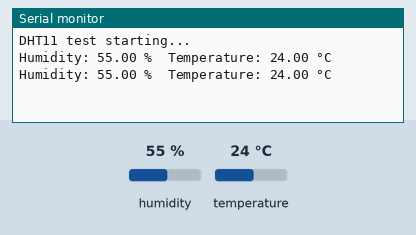
A sketch run on a simulated ESP8266 (NodeMCU). Parts: the last lines printed to the serial monitor. The inputs (shaded band) are chosen by the test bench; at power-on: humidity 55 %, temperature 24 °C.

Above: at 4.8 s.
4.9 s: humidity set to 22 %
At 7.4 s:
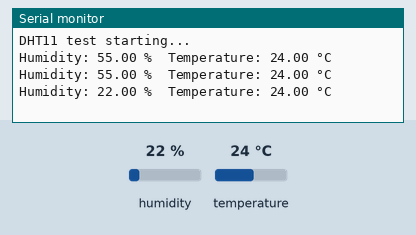
7.9 s: temperature set to 12 °C
At 8.6 s:
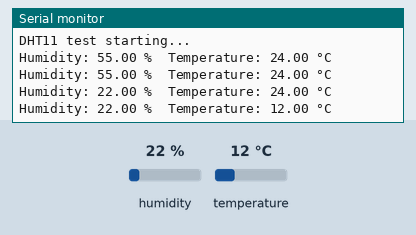
10.9 s: humidity set to 40 %
At 13.4 s:
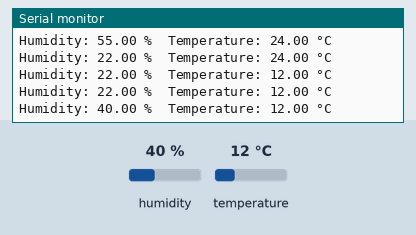
Timing chart, 0 to 14.9 s (numbered marks = the images above; inputs shaded):
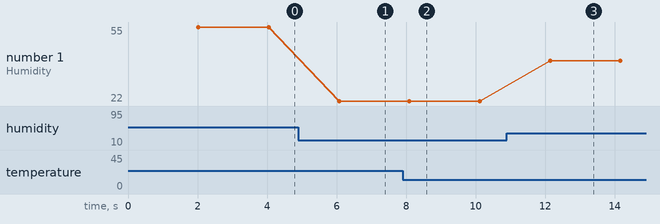

Measured:
- after the input at 4.9 s, the serial monitor: prints a new line after 1.2 s (image 1)
- after the input at 7.9 s, the serial monitor: prints a new line after 0.19 s (image 2)
- after the input at 10.9 s, the serial monitor: prints a new line after 1.2 s (image 3)
- plotted number 1: 55 → 22 after the input at 4.9 s, 22 → 40 after the input at 10.9 s

The sketch:

DHT11check.ino
```cpp
#include <DHT.h>

#define DHTPIN D2
#define DHTTYPE DHT11

DHT dht(DHTPIN, DHTTYPE);

void setup() {
  Serial.begin(115200);
  Serial.println("DHT11 test starting...");
  dht.begin();
}

void loop() {
  delay(2000);  // DHT11 needs at least 2s between reads

  float humidity = dht.readHumidity();
  float temperature = dht.readTemperature();  // Celsius by default

  if (isnan(humidity) || isnan(temperature)) {
    Serial.println("Failed to read from DHT sensor!");
    return;
  }

  Serial.print("Humidity: ");
  Serial.print(humidity);
  Serial.print(" %  Temperature: ");
  Serial.print(temperature);
  Serial.println(" °C");
}
```
